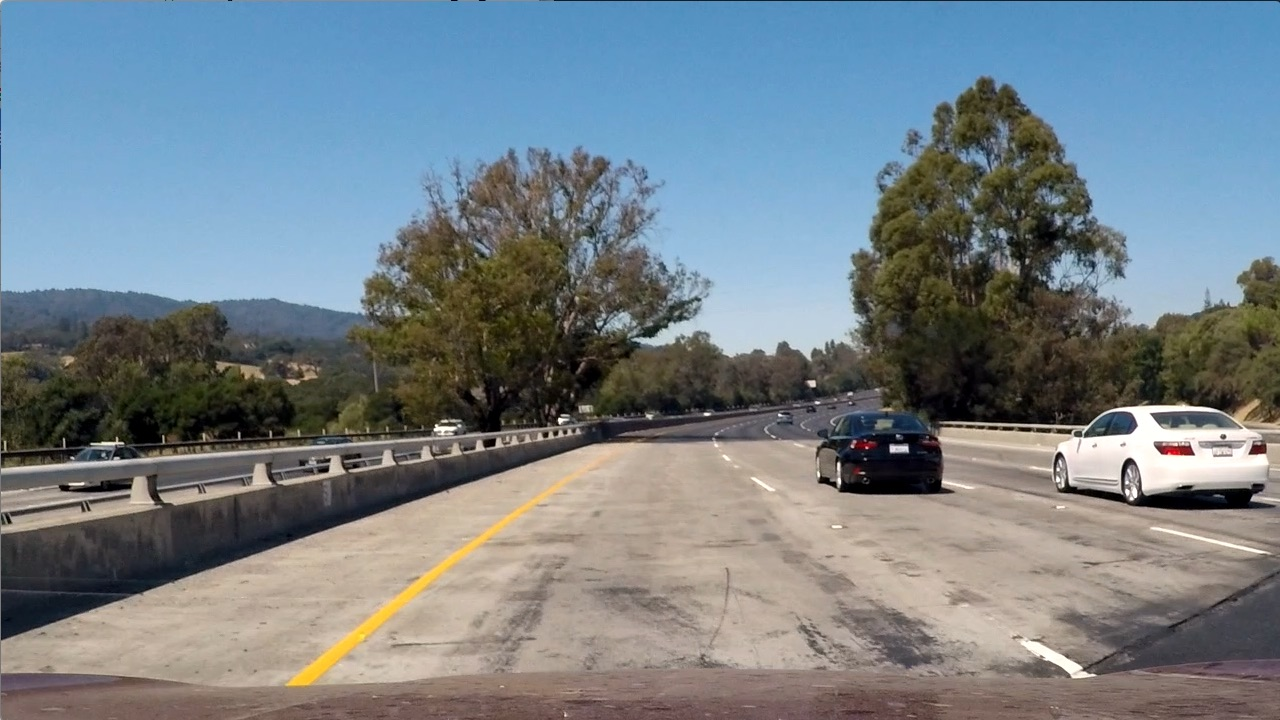
#> input picture test_images/test1.jpg, 1280 x 720 px
$ python Main.py   (older library calls are emulated)
#> lines starting #> are read from the running program, lines starting #| are printed output that depends on the picture

# coding: utf-8

# In[1]:

import os
import math
import glob

import matplotlib.pyplot as plt
import matplotlib.image as mpimg
import numpy as np
import cv2

from moviepy.editor import VideoFileClip
from IPython.display import HTML

get_ipython().magic('matplotlib inline')


# In[2]:

image = mpimg.imread('test_images/test1.jpg')
#> image is the input picture: shape (720, 1280, 3); mean R, G, B 117.5, 128.7, 135.5
print('This image is:', type(image), 'with dimesions:', image.shape)
#| This image is: <class 'numpy.ndarray'> with dimesions: (720, 1280, 3)
plt.imshow(image);
#> (this line was passed over: IPython is not available in this run)


# # Compute the camera calibration matrix and distortion coefficients given a set of chessboard images.

# In[3]:

def load_imgs(path):
#> called with path = './camera_cal/calibration*.jpg'
    files =  glob.glob(path)
    imgs = [mpimg.imread(img_path) for img_path in files ]
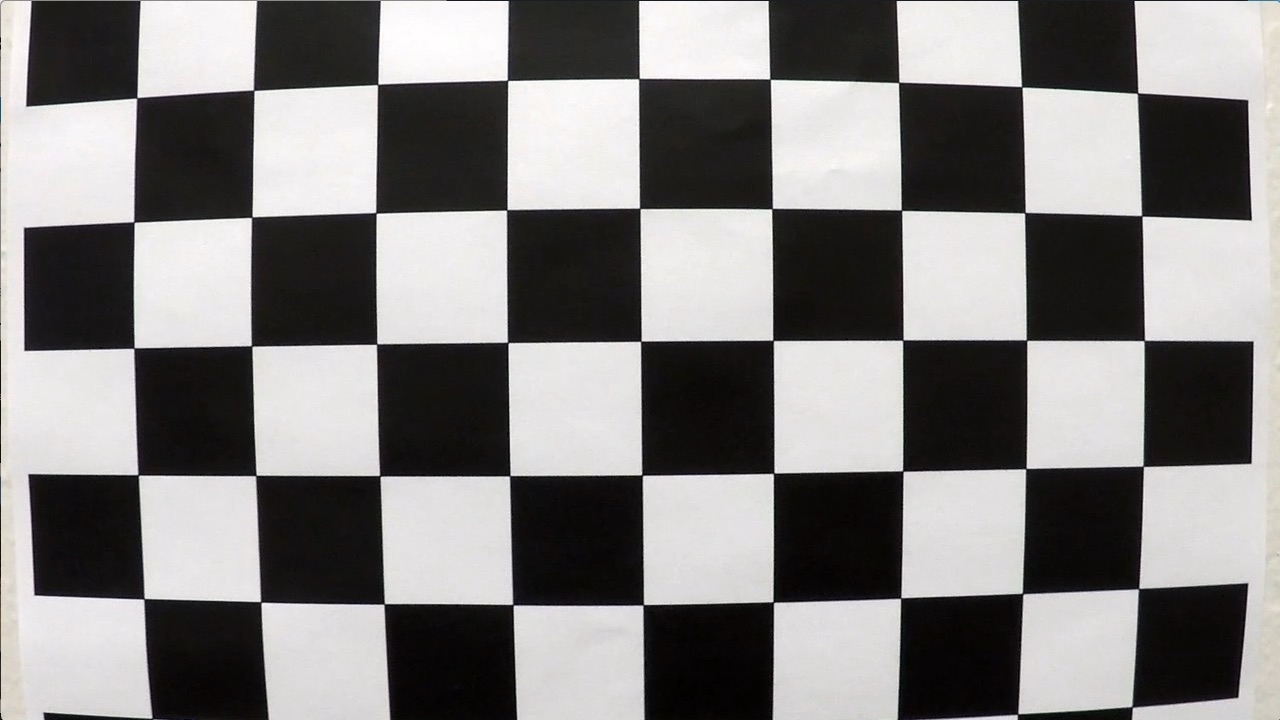
#> input picture camera_cal/calibration1.jpg, 1280 x 720 px
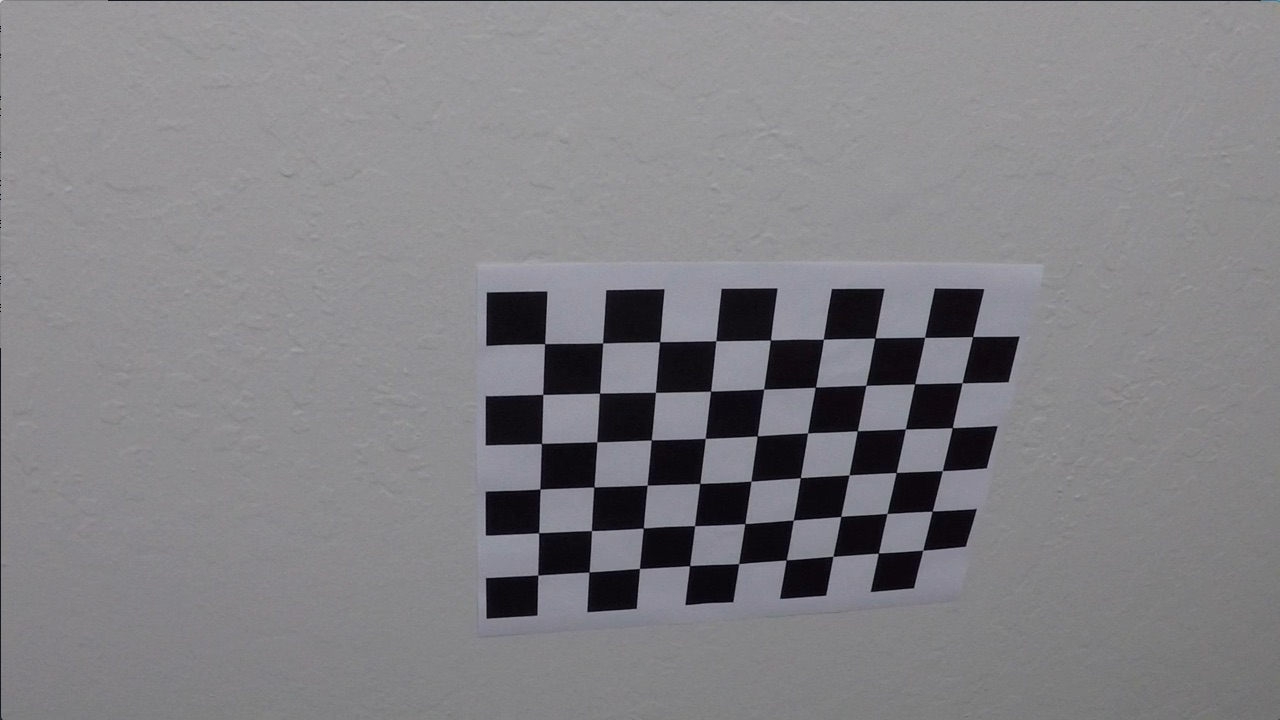
#> input picture camera_cal/calibration10.jpg, 1280 x 720 px
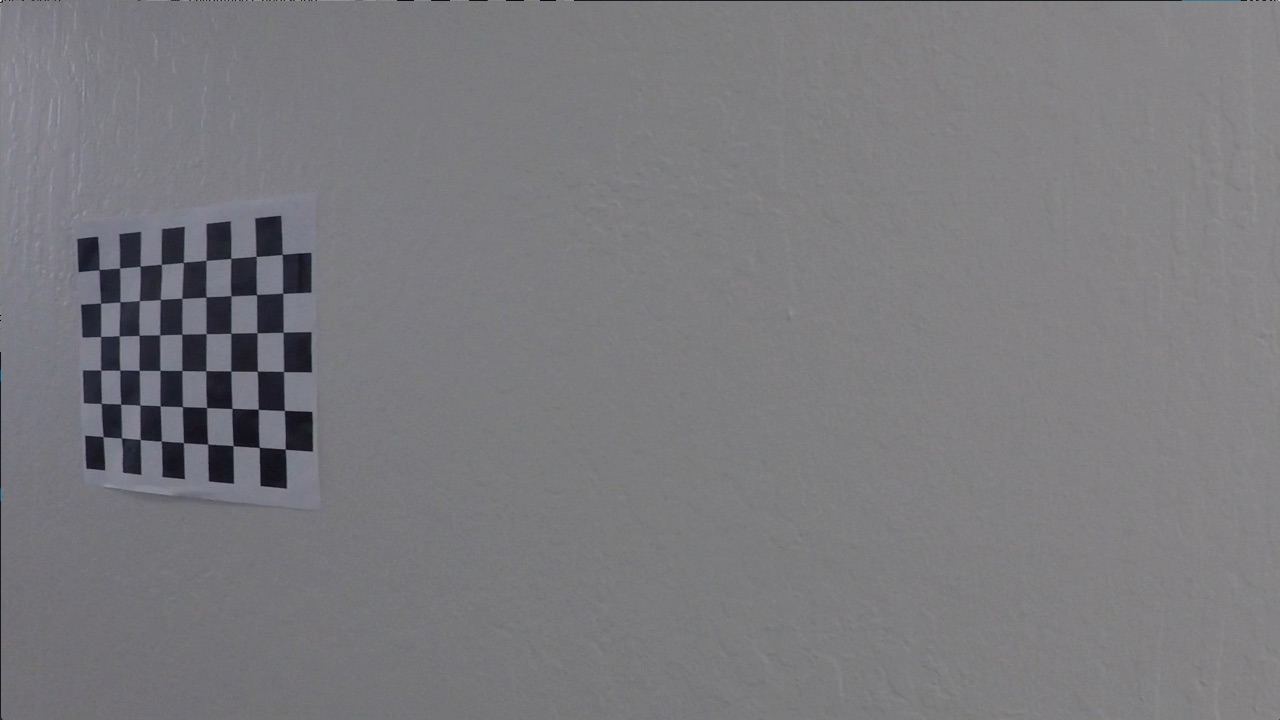
#> input picture camera_cal/calibration11.jpg, 1280 x 720 px
#> imgs = 3 items
    return imgs

def plot_imgs(imgs, cmap=None, titles=None, save=None):
    titles = titles or ['']*len(imgs)
#> titles = ['', '', '']
    columns = min(len(imgs), 5)
#> columns = 3
    rows = math.ceil(len(imgs) / columns)
#> rows = 1
#> (the call stopped at in plot_imgs, `fig = plt.figure(figsize=(16,8))`: IPython is not available in this run)
    fig = plt.figure(figsize=(16,8))
    for i, img in enumerate(imgs):
        plt.subplot(rows, columns, i+1)
        plt.imshow(img, cmap=cmap)
        plt.title(titles[i])
    plt.show()
    if save:
        fig.savefig(save)

def calc_undistort(imgs):
    CROSSES = (6, 9)
    gray_images = [cv2.cvtColor(i, cv2.COLOR_RGB2GRAY) for i in imgs]
#> gray_images = 3 items
    objpoints = []
    imgpoints = []

    objp = np.zeros((CROSSES[0]*CROSSES[1], 3), np.float32)
    objp[:,:2] = np.mgrid[0:CROSSES[0], 0:CROSSES[1]].T.reshape(-1, 2) # x, y coordinates

    for i, gray in enumerate(gray_images):
        ret, corners = cv2.findChessboardCorners(gray, CROSSES, None)
        if ret:
            imgs[i] = cv2.drawChessboardCorners(imgs[i], CROSSES, corners, ret)
            imgpoints.append(corners)
            objpoints.append(objp)
#> this loop made 2 passes
#> after the loop, imgpoints = []; imgs = 3 items; objpoints = []

    ret, mtx, dist, rvecs, tvecs = cv2.calibrateCamera(objpoints, imgpoints, gray.shape[::-1],None,None)
    imgs = [cv2.undistort(img, mtx, dist, None, mtx)
            for img in imgs]

    return imgs, mtx, dist


# In[4]:

calibration_imgs = load_imgs('./camera_cal/calibration*.jpg')
plot_imgs(calibration_imgs, save='./output_images/calibration_undistort.jpg')
#> (the run stopped early here; a loop or call above may not have finished)
